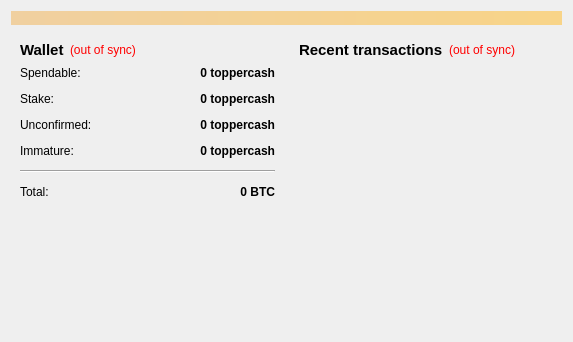
<?xml version="1.0" encoding="UTF-8"?>
<ui version="4.0">
 <class>OverviewPage</class>
 <widget class="QWidget" name="OverviewPage">
  <property name="geometry">
   <rect>
    <x>0</x>
    <y>0</y>
    <width>573</width>
    <height>342</height>
   </rect>
  </property>
  <property name="windowTitle">
   <string>Form</string>
  </property>
  <layout class="QVBoxLayout" name="topLayout">
   <item>
    <widget class="QLabel" name="labelAlerts">
     <property name="visible">
      <bool>false</bool>
     </property>
     <property name="styleSheet">
      <string notr="true">background-color: qlineargradient(x1: 0, y1: 0, x2: 1, y2: 0, stop:0 #F0D0A0, stop:1 #F8D488);  color:#000000
</string>
     </property>
     <property name="wordWrap">
      <bool>true</bool>
     </property>
     <property name="margin">
      <number>3</number>
     </property>
    </widget>
   </item>
   <item>
    <layout class="QHBoxLayout" name="horizontalLayout" stretch="1,1">
     <item>
      <layout class="QVBoxLayout" name="verticalLayout_2">
       <item>
        <widget class="QWidget" name="widget" native="true">
         <layout class="QVBoxLayout" name="verticalLayout_4">
          <item>
           <layout class="QHBoxLayout" name="horizontalLayout_4">
            <item>
             <widget class="QLabel" name="label_5">
              <property name="font">
               <font>
                <pointsize>11</pointsize>
                <weight>75</weight>
                <bold>true</bold>
               </font>
              </property>
              <property name="text">
               <string>Wallet</string>
              </property>
             </widget>
            </item>
            <item>
             <widget class="QLabel" name="labelWalletStatus">
              <property name="toolTip">
               <string>The displayed information may be out of date. Your wallet automatically synchronizes with the toppercash network after a connection is established, but this process has not completed yet.</string>
              </property>
              <property name="styleSheet">
               <string notr="true">QLabel { color: red; }</string>
              </property>
              <property name="text">
               <string notr="true">(out of sync)</string>
              </property>
              <property name="alignment">
               <set>Qt::AlignLeading|Qt::AlignLeft|Qt::AlignVCenter</set>
              </property>
             </widget>
            </item>
            <item>
             <spacer name="horizontalSpacer_2">
              <property name="orientation">
               <enum>Qt::Horizontal</enum>
              </property>
              <property name="sizeHint" stdset="0">
               <size>
                <width>40</width>
                <height>20</height>
               </size>
              </property>
             </spacer>
            </item>
           </layout>
          </item>
          <item>
           <layout class="QFormLayout" name="formLayout_2">
            <property name="fieldGrowthPolicy">
             <enum>QFormLayout::AllNonFixedFieldsGrow</enum>
            </property>
            <property name="horizontalSpacing">
             <number>12</number>
            </property>
            <property name="verticalSpacing">
             <number>12</number>
            </property>
            <item row="0" column="0">
             <widget class="QLabel" name="label">
              <property name="text">
               <string>Spendable:</string>
              </property>
             </widget>
            </item>
            <item row="0" column="1">
             <widget class="QLabel" name="labelBalance">
              <property name="font">
               <font>
                <weight>75</weight>
                <bold>true</bold>
               </font>
              </property>
              <property name="cursor">
               <cursorShape>IBeamCursor</cursorShape>
              </property>
              <property name="toolTip">
               <string>Your current spendable balance</string>
              </property>
              <property name="text">
               <string notr="true">0 toppercash</string>
              </property>
              <property name="alignment">
               <set>Qt::AlignRight|Qt::AlignTrailing|Qt::AlignVCenter</set>
              </property>
              <property name="textInteractionFlags">
               <set>Qt::LinksAccessibleByMouse|Qt::TextSelectableByKeyboard|Qt::TextSelectableByMouse</set>
              </property>
             </widget>
            </item>
            <item row="1" column="0">
             <widget class="QLabel" name="label_6">
              <property name="text">
               <string>Stake:</string>
              </property>
             </widget>
            </item>
            <item row="1" column="1">
             <widget class="QLabel" name="labelStake">
              <property name="font">
               <font>
                <weight>75</weight>
                <bold>true</bold>
               </font>
              </property>
              <property name="cursor">
               <cursorShape>IBeamCursor</cursorShape>
              </property>
              <property name="toolTip">
               <string>Total of coins that was staked, and do not yet count toward the current balance</string>
              </property>
              <property name="text">
               <string notr="true">0 toppercash</string>
              </property>
              <property name="alignment">
               <set>Qt::AlignRight|Qt::AlignTrailing|Qt::AlignVCenter</set>
              </property>
              <property name="textInteractionFlags">
               <set>Qt::LinksAccessibleByMouse|Qt::TextSelectableByKeyboard|Qt::TextSelectableByMouse</set>
              </property>
             </widget>
            </item>
            <item row="2" column="0">
             <widget class="QLabel" name="label_3">
              <property name="text">
               <string>Unconfirmed:</string>
              </property>
             </widget>
            </item>
            <item row="2" column="1">
             <widget class="QLabel" name="labelUnconfirmed">
              <property name="font">
               <font>
                <weight>75</weight>
                <bold>true</bold>
               </font>
              </property>
              <property name="cursor">
               <cursorShape>IBeamCursor</cursorShape>
              </property>
              <property name="toolTip">
               <string>Total of transactions that have yet to be confirmed, and do not yet count toward the current balance</string>
              </property>
              <property name="text">
               <string notr="true">0 toppercash</string>
              </property>
              <property name="alignment">
               <set>Qt::AlignRight|Qt::AlignTrailing|Qt::AlignVCenter</set>
              </property>
              <property name="textInteractionFlags">
               <set>Qt::LinksAccessibleByMouse|Qt::TextSelectableByKeyboard|Qt::TextSelectableByMouse</set>
              </property>
             </widget>
            </item>
            <item row="3" column="0">
             <widget class="QLabel" name="labelImmatureText">
              <property name="text">
               <string>Immature:</string>
              </property>
             </widget>
            </item>
            <item row="3" column="1">
             <widget class="QLabel" name="labelImmature">
              <property name="font">
               <font>
                <weight>75</weight>
                <bold>true</bold>
               </font>
              </property>
              <property name="toolTip">
               <string>Mined balance that has not yet matured</string>
              </property>
              <property name="text">
               <string notr="true">0 toppercash</string>
              </property>
              <property name="alignment">
               <set>Qt::AlignRight|Qt::AlignTrailing|Qt::AlignVCenter</set>
              </property>
              <property name="textInteractionFlags">
               <set>Qt::LinksAccessibleByMouse|Qt::TextSelectableByKeyboard|Qt::TextSelectableByMouse</set>
              </property>
             </widget>
            </item>
            <item row="4" column="0" colspan="2">
             <widget class="Line" name="line">
              <property name="orientation">
               <enum>Qt::Horizontal</enum>
              </property>
             </widget>
            </item>
            <item row="5" column="0">
             <widget class="QLabel" name="labelTotalText">
              <property name="text">
               <string>Total:</string>
              </property>
             </widget>
            </item>
            <item row="5" column="1">
             <widget class="QLabel" name="labelTotal">
              <property name="font">
               <font>
                <weight>75</weight>
                <bold>true</bold>
               </font>
              </property>
              <property name="cursor">
               <cursorShape>IBeamCursor</cursorShape>
              </property>
              <property name="toolTip">
               <string>Your current total balance</string>
              </property>
              <property name="text">
               <string notr="true">0 BTC</string>
              </property>
              <property name="alignment">
               <set>Qt::AlignRight|Qt::AlignTrailing|Qt::AlignVCenter</set>
              </property>
              <property name="textInteractionFlags">
               <set>Qt::LinksAccessibleByMouse|Qt::TextSelectableByKeyboard|Qt::TextSelectableByMouse</set>
              </property>
             </widget>
            </item>
           </layout>
          </item>
         </layout>
        </widget>
       </item>
       <item>
        <spacer name="verticalSpacer">
         <property name="orientation">
          <enum>Qt::Vertical</enum>
         </property>
         <property name="sizeHint" stdset="0">
          <size>
           <width>20</width>
           <height>40</height>
          </size>
         </property>
        </spacer>
       </item>
      </layout>
     </item>
     <item>
      <layout class="QVBoxLayout" name="verticalLayout_3">
       <item>
        <widget class="QWidget" name="widget_2" native="true">
         <layout class="QVBoxLayout" name="verticalLayout">
          <item>
           <layout class="QHBoxLayout" name="horizontalLayout_2">
            <item>
             <widget class="QLabel" name="label_4">
              <property name="font">
               <font>
                <pointsize>11</pointsize>
                <weight>75</weight>
                <bold>true</bold>
               </font>
              </property>
              <property name="text">
               <string>&lt;b&gt;Recent transactions&lt;/b&gt;</string>
              </property>
             </widget>
            </item>
            <item>
             <widget class="QLabel" name="labelTransactionsStatus">
              <property name="toolTip">
               <string>The displayed information may be out of date. Your wallet automatically synchronizes with the toppercash network after a connection is established, but this process has not completed yet.</string>
              </property>
              <property name="styleSheet">
               <string notr="true">QLabel { color: red; }</string>
              </property>
              <property name="text">
               <string notr="true">(out of sync)</string>
              </property>
              <property name="alignment">
               <set>Qt::AlignRight|Qt::AlignTrailing|Qt::AlignVCenter</set>
              </property>
             </widget>
            </item>
            <item>
             <spacer name="horizontalSpacer">
              <property name="orientation">
               <enum>Qt::Horizontal</enum>
              </property>
              <property name="sizeHint" stdset="0">
               <size>
                <width>40</width>
                <height>20</height>
               </size>
              </property>
             </spacer>
            </item>
           </layout>
          </item>
          <item>
           <widget class="QListView" name="listTransactions">
            <property name="styleSheet">
             <string notr="true">QListView { background: transparent; }</string>
            </property>
            <property name="frameShape">
             <enum>QFrame::NoFrame</enum>
            </property>
            <property name="verticalScrollBarPolicy">
             <enum>Qt::ScrollBarAlwaysOff</enum>
            </property>
            <property name="horizontalScrollBarPolicy">
             <enum>Qt::ScrollBarAlwaysOff</enum>
            </property>
            <property name="selectionMode">
             <enum>QAbstractItemView::NoSelection</enum>
            </property>
           </widget>
          </item>
         </layout>
        </widget>
       </item>
      </layout>
     </item>
    </layout>
   </item>
  </layout>
 </widget>
 <resources/>
 <connections/>
</ui>
